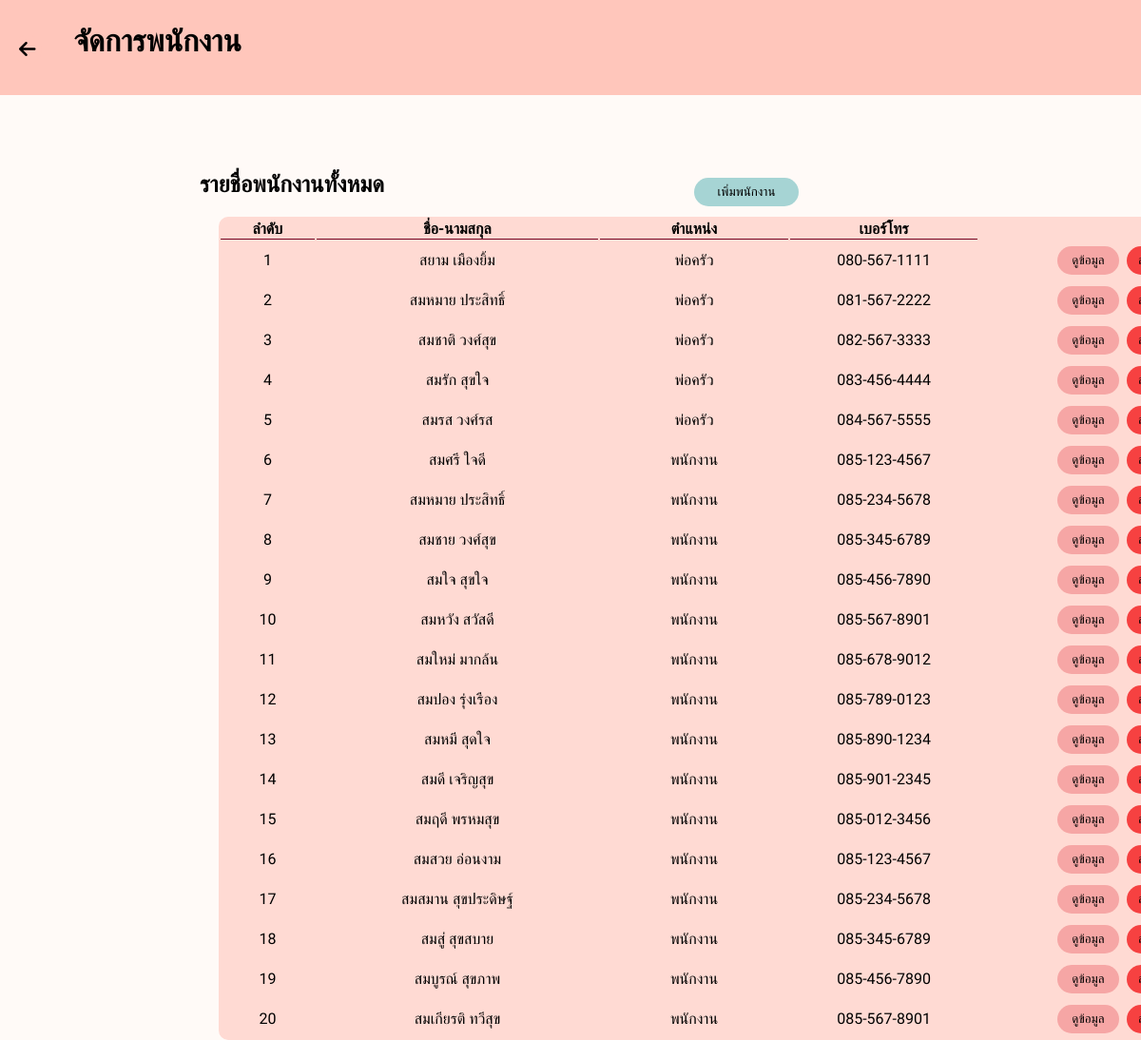
The app's page /manageEmp.php with its own data.
### tables this page shows
CREATE TABLE "employee" (
	"id"	INTEGER,
	"FirstName"	TEXT,
	"LastName"	TEXT,
	"NickName"	TEXT,
	"Tel"	INTEGER,
	"Username"	TEXT,
	"Password"	TEXT,
	"Position"	TEXT,
	PRIMARY KEY("id" AUTOINCREMENT)
);

### manageEmp.php (the view, shortened to what this page needs)
<!DOCTYPE html>
<html lang="en">
<head>
    <link rel="stylesheet" type="text/css" href="https://cdnjs.cloudflare.com/ajax/libs/font-awesome/6.4.2/css/all.min.css">
</head>
<body>
    <div class="head">
        <button id="arrow"><a href="home_manager.html" style="text-decoration:none; color: #000;">
                <i class="fa-solid fa-arrow-left"></i></a>
        </button>
        <h1 style="padding: 30px; margin: 0%;">จัดการพนักงาน</h1>
    </div>
    <div class="box">
        <div id="xxx">
            <h2 style="float: left;">รายชื่อพนักงานทั้งหมด</h2>
            <button id="add" style="background-color: #A6D4D4; margin: 27px 300px 10px 10px; width: 110px;"><a href="addEmp.php" style="text-decoration:none; color: #000;">เพิ่มพนักงาน</a></button>
        </div>
        <div class="sbox">
            <table>
                <tr>
                    <th id="th_num">ลำดับ</th>
                    <th id="th_name">ชื่อ-นามสกุล</th>
                    <th id="th_job">ตำแหน่ง</th>
                    <th id="th_tel">เบอร์โทร</th>
                </tr>
                <tbody>
                    <?php
                    $db = new MyDB();
                    $sql = "SELECT id, FirstName, LastName, Position, Tel FROM employee";
                    $result = $db->query($sql);
                    $counter = 1;
                    while ($row = $result->fetchArray()) {
                        echo "<tr>";
                        echo "<td>{$counter}</td>";
                        echo "<td>{$row['FirstName']} {$row['LastName']}</td>";
                        echo "<td>{$row['Position']}</td>";
                        echo "<td>{$row['Tel']}</td>";
                        echo "<td>";
                        echo "<div class='bn'>";
                        echo "<button class='delete' data-id='{$row['id']}' style='width: 38px;'>ลบ</button>";
                        echo "<button id='viewinfo' style='width: 65px;'><a href='infoEmp.php?id={$row['id']}' style='text-decoration:none; color: #000;'>ดูข้อมูล</a></button>";
                        echo "</div>";
                        echo "</td>";
                        echo "</tr>";
                        $counter++;
                    }
                    ?>
                </tbody>
            </table>
        </div>
    </div>
</body>
</html>

### manageEmp.php (style rules this page uses)
.head { background-color: #FFC6BB; width: 100%; height: 76px; margin: 0px; padding: 24px 0px 0px 10px; }
body { margin: 0%; background-color: #FFFAF7; font-family: "Kanit", sans-serif; font-weight: 400; }
.box { margin: 50px 50px 100px 200px; margin-bottom: 50px; }
button { float: right; border-radius: 20px; border: none; height: 30px; justify-content: center; align-items: center; margin: 4px; }
#xxx { justify-content: center; align-items: center; padding: 10px; height: 50px; }
.sbox { align-items: left; width: 1000px; margin-left: 30px; }
table { background-color: #FFDAD3; float: left; border-radius: 10px; width: 100%; }
th { border-bottom: solid 1px #760120; text-align: center; }
td { text-align: center; }
#th_num, #td_num { width: 10%; justify-content: center; align-items: center; text-align: center; }
#th_name { width: 30%; justify-content: center; align-items: center; text-align: center; }
#th_job, #td_job { width: 20%; justify-content: center; align-items: center; text-align: center; }
#th_tel, #td_tel { width: 20%; justify-content: center; align-items: center; text-align: center; }
#viewinfo { background-color: #F6A6A5; }
.delete { background-color: #F64141; cursor: pointer; }
i { color: #000000; font-size: 20px; }
#arrow { float: left; background-color: #FFC6BB; margin-top: 13px; }
h1 { display: inline; }

### records on screen
employee: FirstName "สยาม", LastName "เมืองยิ้ม", Position "พ่อครัว", Tel "080-567-1111"
employee: FirstName "สมหมาย", LastName "ประสิทธิ์", Position "พ่อครัว", Tel "081-567-2222"
employee: FirstName "สมชาติ", LastName "วงศ์สุข", Position "พ่อครัว", Tel "082-567-3333"
employee: FirstName "สมรัก", LastName "สุขใจ", Position "พ่อครัว", Tel "083-456-4444"
employee: FirstName "สมรส", LastName "วงศ์รส", Position "พ่อครัว", Tel "084-567-5555"
employee: FirstName "สมศรี", LastName "ใจดี", Position "พนักงาน", Tel "085-123-4567"
employee: FirstName "สมหมาย", LastName "ประสิทธิ์", Position "พนักงาน", Tel "085-234-5678"
employee: FirstName "สมชาย", LastName "วงศ์สุข", Position "พนักงาน", Tel "085-345-6789"
employee: FirstName "สมใจ", LastName "สุขใจ", Position "พนักงาน", Tel "085-456-7890"
employee: FirstName "สมหวัง", LastName "สวัสดี", Position "พนักงาน", Tel "085-567-8901"
employee: FirstName "สมใหม่", LastName "มากล้น", Position "พนักงาน", Tel "085-678-9012"
employee: FirstName "สมปอง", LastName "รุ่งเรือง", Position "พนักงาน", Tel "085-789-0123"
employee: FirstName "สมหมี", LastName "สุดใจ", Position "พนักงาน", Tel "085-890-1234"
employee: FirstName "สมดี", LastName "เจริญสุข", Position "พนักงาน", Tel "085-901-2345"
employee: FirstName "สมฤดี", LastName "พรหมสุข", Position "พนักงาน", Tel "085-012-3456"
employee: FirstName "สมสวย", LastName "อ่อนงาม", Position "พนักงาน", Tel "085-123-4567"
employee: FirstName "สมสมาน", LastName "สุขประดิษฐ์", Position "พนักงาน", Tel "085-234-5678"
employee: FirstName "สมสู่", LastName "สุขสบาย", Position "พนักงาน", Tel "085-345-6789"
employee: FirstName "สมบูรณ์", LastName "สุขภาพ", Position "พนักงาน", Tel "085-456-7890"
employee: FirstName "สมเกียรติ", LastName "ทวีสุข", Position "พนักงาน", Tel "085-567-8901"
